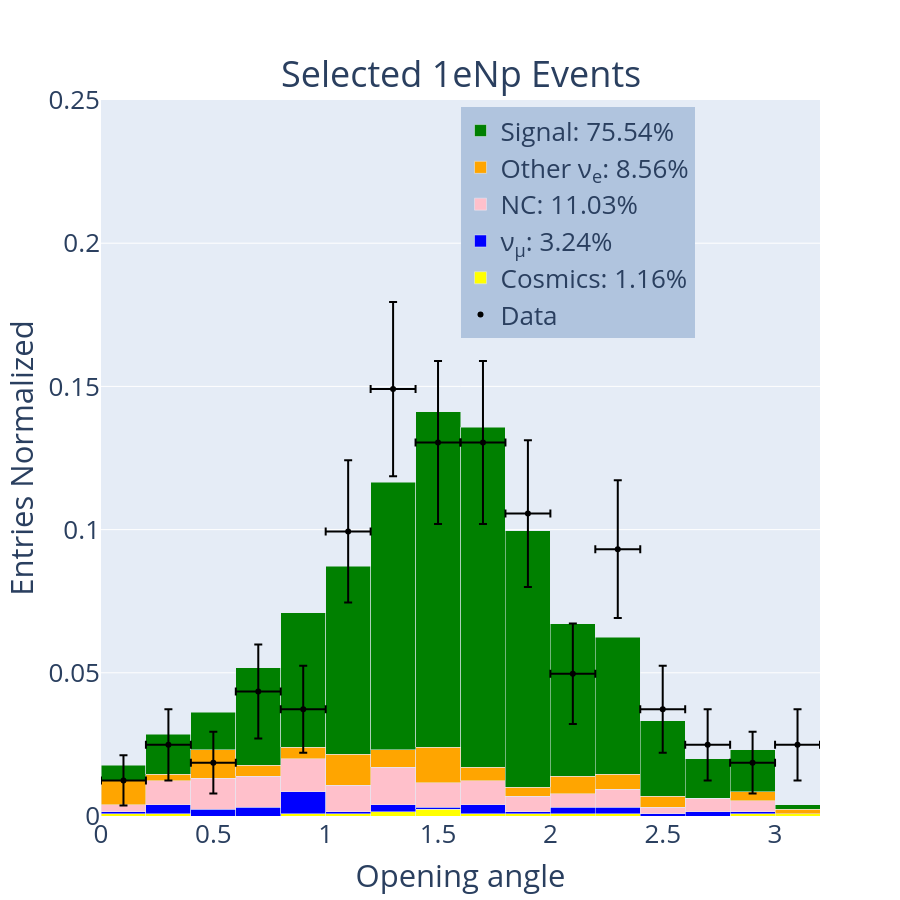

The notebook cell this image was saved under:
### Code cell
hist_1d_norm('opening_angle_reco',[0,.25],[0,3.2],.2,'Opening angle','Selected 1eNp Events','1eNp')
hist_1d_norm('electron_azimuthal_angle_reco',[0,.4],[0,3.2],.2,'Electron Azimuthal Angle','Selected 1eNp Events','1eNp')
hist_1d_norm('leading_electron_polar_angle_reco',[0,.4],[0,3.2],.2,'Electron Polar Angle','Selected 1eNp Events','1eNp')

### Figure 1 — Plotly figure (JSON) as saved in the notebook; plotly's stock layout.template omitted (floating-point values rounded to 4 significant figures)
{"data": [{"error_x": {"array": [0.1, 0.1, 0.1, 0.1, 0.1, 0.1, 0.1, 0.1, 0.1, 0.1, 0.1, 0.1, 0.1, 0.1, 0.1, 0.1], "type": "data"}, "error_y": {"array": [0.008784, 0.01242, 0.01076, 0.01643, 0.01521, 0.02484, 0.03043, 0.02846, 0.02846, 0.02561, 0.01757, 0.02406, 0.01521, 0.01242, 0.01076, 0.01242], "type": "data", "visible": true}, "marker": {"color": "black"}, "mode": "markers", "name": "Data", "type": "scatter", "x": [0.1, 0.3, 0.5, 0.7, 0.9, 1.1, 1.3, 1.5, 1.7, 1.9, 2.1, 2.3, 2.5, 2.7, 2.9, 3.1], "xaxis": "x", "y": [0.01242, 0.02484, 0.01863, 0.04348, 0.03727, 0.09938, 0.1491, 0.1304, 0.1304, 0.1056, 0.04969, 0.09317, 0.03727, 0.02484, 0.01863, 0.02484], "yaxis": "y"}, {"marker": {"color": "yellow"}, "name": "Cosmics: 1.16%", "type": "bar", "width": [0.2, 0.2, 0.2, 0.2, 0.2, 0.2, 0.2, 0.2, 0.2, 0.2, 0.2, 0.2, 0.2, 0.2, 0.2, 0.2], "x": [0.1, 0.3, 0.5, 0.7, 0.9, 1.1, 1.3, 1.5, 1.7, 1.9, 2.1, 2.3, 2.5, 2.7, 2.9, 3.1], "xaxis": "x", "y": [0.0007716, 0.0007716, 0, 0, 0.0007716, 0.0007716, 0.001543, 0.002315, 0.0007716, 0.0007716, 0.0007716, 0.0007716, 0, 0, 0.0007716, 0.0007716], "yaxis": "y"}, {"marker": {"color": "blue"}, "name": "ν<sub>μ</sub>: 3.24%", "type": "bar", "width": [0.2, 0.2, 0.2, 0.2, 0.2, 0.2, 0.2, 0.2, 0.2, 0.2, 0.2, 0.2, 0.2, 0.2, 0.2, 0.2], "x": [0.1, 0.3, 0.5, 0.7, 0.9, 1.1, 1.3, 1.5, 1.7, 1.9, 2.1, 2.3, 2.5, 2.7, 2.9, 3.1], "xaxis": "x", "y": [0.0007716, 0.003086, 0.002315, 0.003086, 0.007716, 0.0007716, 0.002315, 0.0007716, 0.003086, 0.0007716, 0.002315, 0.002315, 0.0007716, 0.001543, 0.0007716, 0], "yaxis": "y"}, {"marker": {"color": "pink"}, "name": "NC: 11.03%", "type": "bar", "width": [0.2, 0.2, 0.2, 0.2, 0.2, 0.2, 0.2, 0.2, 0.2, 0.2, 0.2, 0.2, 0.2, 0.2, 0.2, 0.2], "x": [0.1, 0.3, 0.5, 0.7, 0.9, 1.1, 1.3, 1.5, 1.7, 1.9, 2.1, 2.3, 2.5, 2.7, 2.9, 3.1], "xaxis": "x", "y": [0.002315, 0.008488, 0.0108, 0.0108, 0.01157, 0.009259, 0.01312, 0.008488, 0.008488, 0.005401, 0.00463, 0.006173, 0.002315, 0.00463, 0.003858, 0], "yaxis": "y"}, {"marker": {"color": "orange"}, "name": "Other ν<sub>e</sub>: 8.56%", "type": "bar", "width": [0.2, 0.2, 0.2, 0.2, 0.2, 0.2, 0.2, 0.2, 0.2, 0.2, 0.2, 0.2, 0.2, 0.2, 0.2, 0.2], "x": [0.1, 0.3, 0.5, 0.7, 0.9, 1.1, 1.3, 1.5, 1.7, 1.9, 2.1, 2.3, 2.5, 2.7, 2.9, 3.1], "xaxis": "x", "y": [0.008488, 0.002315, 0.01003, 0.003858, 0.003858, 0.0108, 0.006173, 0.01235, 0.00463, 0.003086, 0.006173, 0.005401, 0.003858, 0, 0.003086, 0.001543], "yaxis": "y"}, {"marker": {"color": "green"}, "name": "Signal: 75.54%", "type": "bar", "width": [0.2, 0.2, 0.2, 0.2, 0.2, 0.2, 0.2, 0.2, 0.2, 0.2, 0.2, 0.2, 0.2, 0.2, 0.2, 0.2], "x": [0.1, 0.3, 0.5, 0.7, 0.9, 1.1, 1.3, 1.5, 1.7, 1.9, 2.1, 2.3, 2.5, 2.7, 2.9, 3.1], "xaxis": "x", "y": [0.005401, 0.01389, 0.01312, 0.03395, 0.04707, 0.06559, 0.09336, 0.1173, 0.1188, 0.08951, 0.05324, 0.04784, 0.02623, 0.01389, 0.01466, 0.001543], "yaxis": "y"}], "layout": {"annotations": [{"font": {"size": 36}, "showarrow": false, "text": "Selected 1eNp Events", "x": 0.5, "xanchor": "center", "xref": "paper", "y": 1, "yanchor": "bottom", "yref": "paper"}], "barmode": "stack", "font": {"size": 26}, "height": 900, "legend": {"bgcolor": "LightSteelBlue", "bordercolor": "Black", "x": 0.5, "xanchor": "left", "y": 0.99, "yanchor": "top"}, "showlegend": true, "width": 900, "xaxis": {"anchor": "y", "domain": [0, 1], "range": [0, 3.2], "title": {"text": "Opening angle"}}, "yaxis": {"anchor": "x", "domain": [0, 1], "range": [0, 0.25], "title": {"text": "Entries Normalized "}}}}
